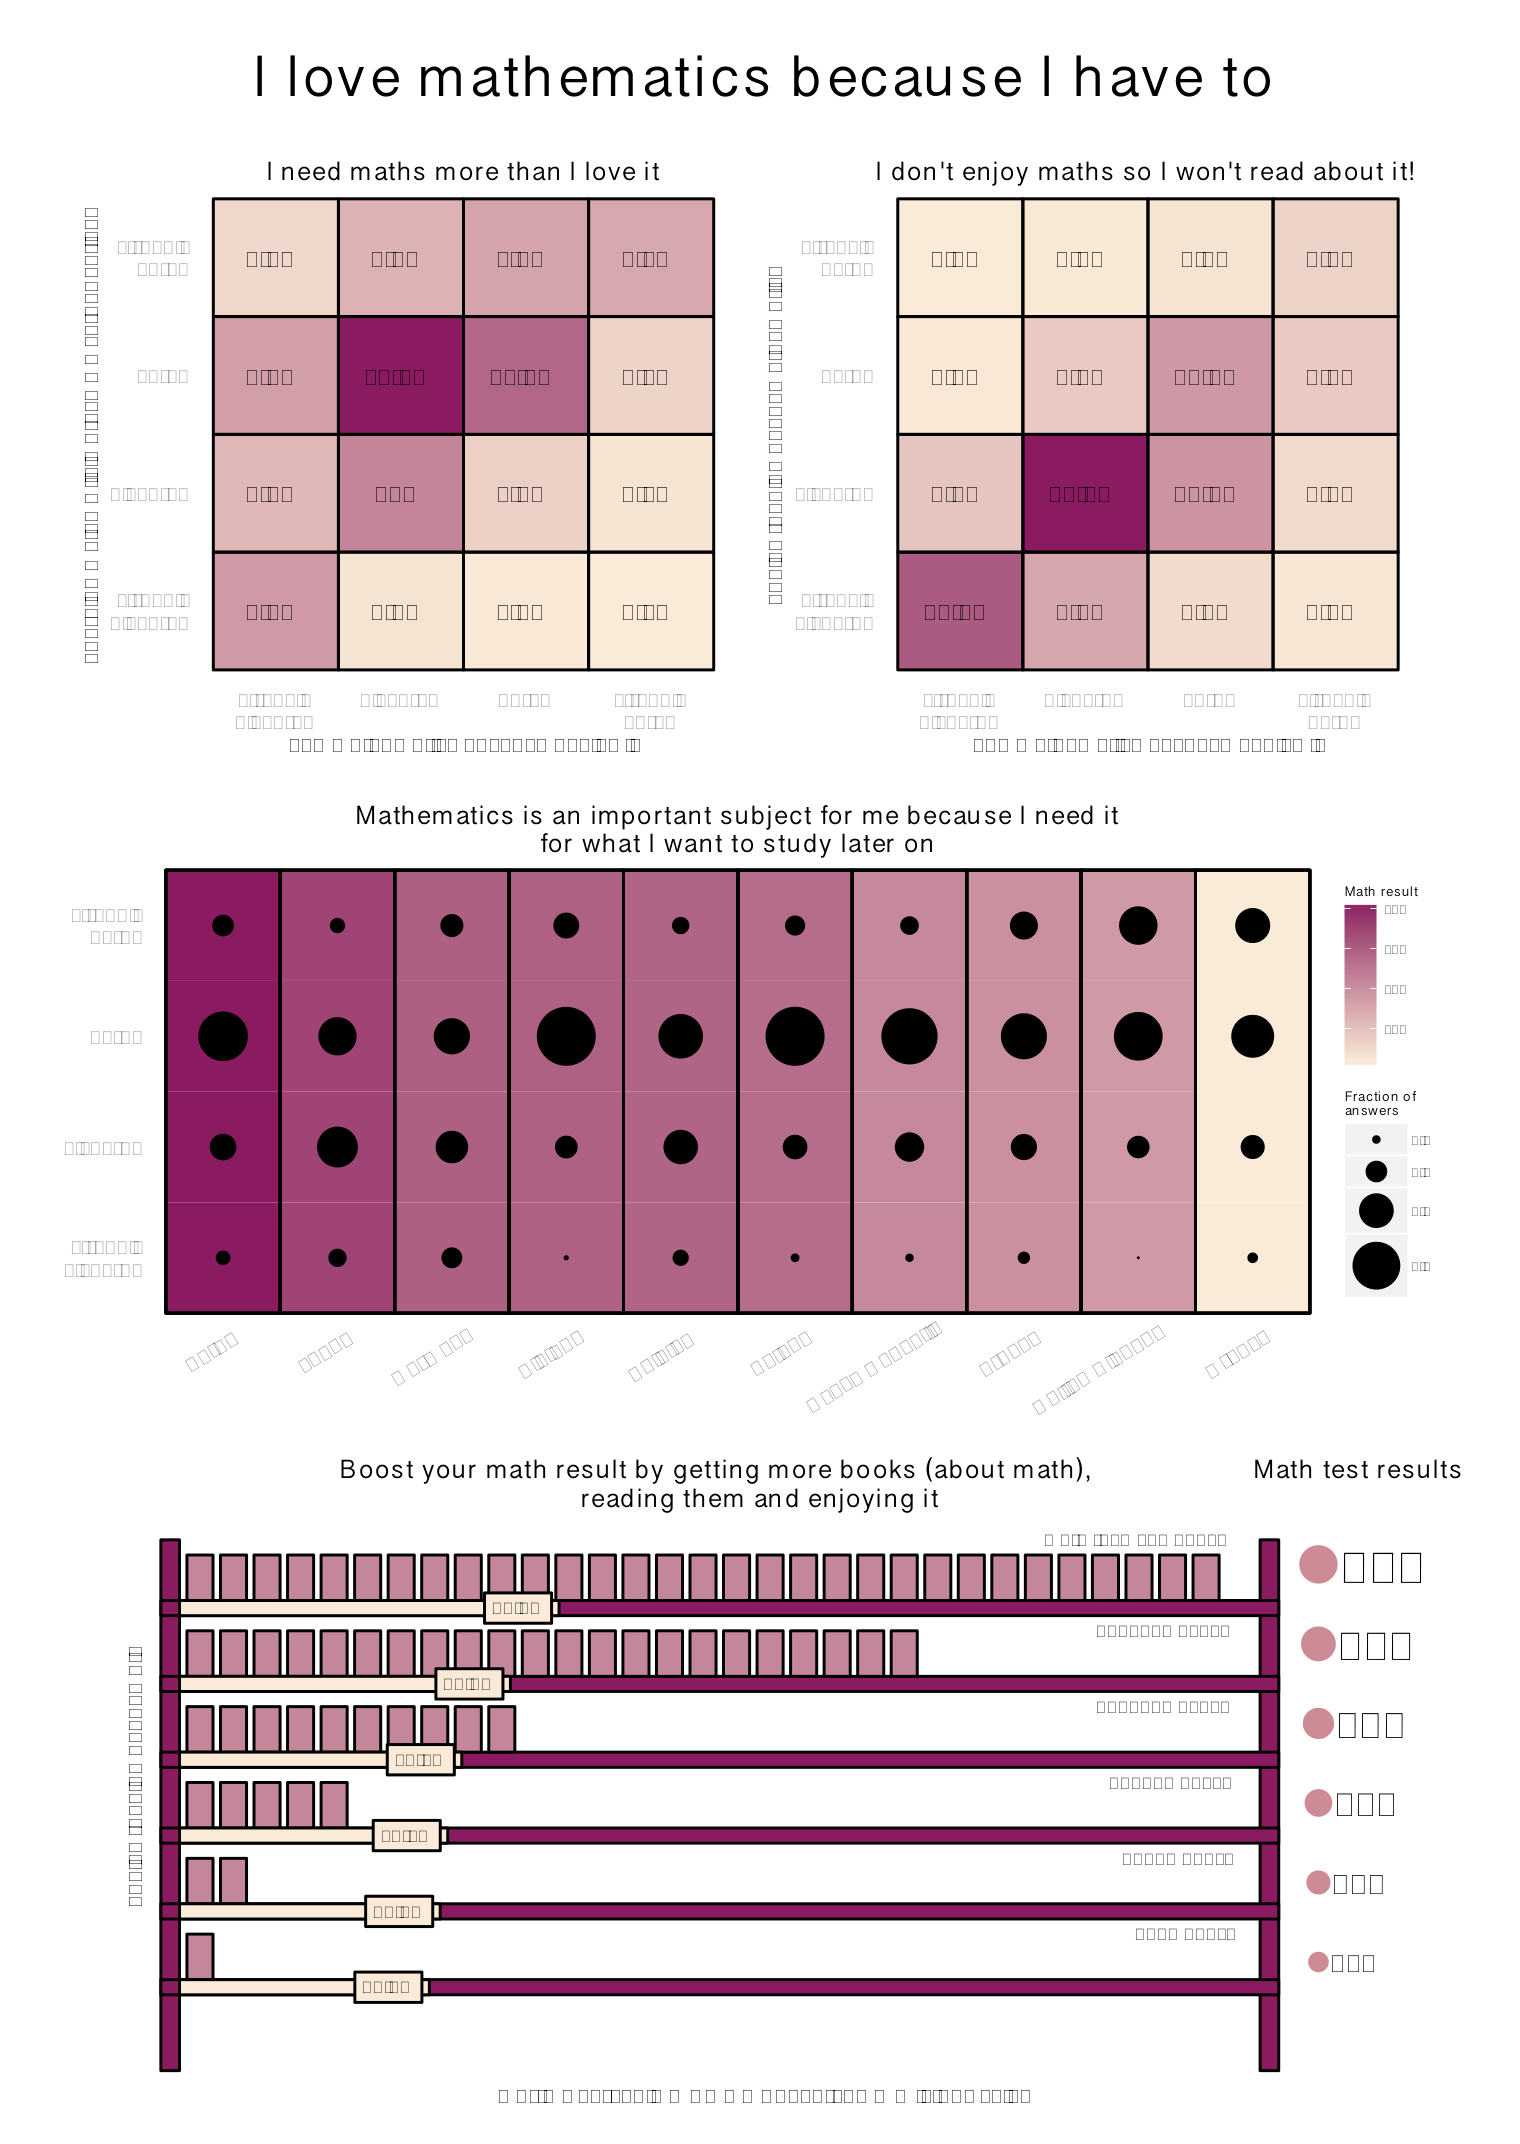

The R source for this figure:
# library(dplyr)
# library(ggplot2)
# library(Hmisc)
# library(gridExtra)
# 
# con <- url("http://biecek.pl/MIMUW/PISAeurope.rda")
# print(load(con))


############################################################################
############################################################################
########################################### wykres 5 #######################

#### przygotowanie danych ####
#head(pisa)
#02 moze byc
dane <- pisa[,c("CNT","ST29Q07","PV1MATH","W_FSTUWT")]
#head(dane)

dane1 <- dane[!is.na(dane[,2]),]
#head(dane1)

dane2 <- dane1 %>%
   group_by(CNT,ST29Q07) %>%
   summarise(math = weighted.mean(PV1MATH, W_FSTUWT, na.rm = TRUE),
             liczba=n()) 
#head(dane2)

dane3 <- dane1 %>%
   group_by(CNT) %>%
   summarise(math = weighted.mean(PV1MATH, W_FSTUWT, na.rm = TRUE),
             calosc=n()) 
#head(dane3)

dane4 <- data.frame(matrix(0,nrow(dane2),4))
names(dane4)<-c("CNT","ODP","math","liczba")
for (i in 1:nrow(dane2)){
   kraj <- levels(dane2$CNT)[dane2$CNT[i]]
   dane4[i,3]<- dane3[dane3$CNT==kraj,2]
   dane4[i,4] <- dane2$liczba[i]/dane3[dane3$CNT==kraj,3]
}

names(dane2)[2] <- "ODP"
dane4$CNT <- dane2$CNT
dane4$ODP <- dane2$ODP

dane4$reorder <- rep(c(1,2,3,4),10)
dane4$CNT <- reorder(dane4$CNT,-dane4$math)
dane4$ODP <- reorder(dane4$ODP,-dane4$reorder)
dane4$reorder <- NULL
#as.factor(dane4$ODP)

hihi<-as.data.frame(cbind(CNT=dane4$CNT,ODP=dane4$ODP))
hihi$math<-dane4$math
hihi$liczba<-dane4$liczba
#### przygotowanie wykresu (dane2) ####
w <- ggplot(dane4, aes(x=CNT, y=ODP)) + 
   ggtitle("Mathematics is an important subject for me because I need it
for what I want to study later on") +
   scale_y_discrete(labels = c("strongly\ndisagree","disagree","agree","strongly\nagree"))+
   theme(
      plot.title=element_text(face="bold",size=19),
      axis.title=element_blank(),
      panel.background=element_blank(),
      axis.text.x  = element_text(angle=32, hjust=0.8,size=16),
      axis.text.y  = element_text(size=15),
      axis.ticks = element_blank()
   )

ww <- w +  geom_tile(aes(fill=math)) + 
   scale_fill_gradient(low="antiquewhite", high="maroon4",name="Math result")

w5 <- ww +   geom_point(aes(size=liczba),col="black") + 
   scale_size_continuous(range = c(1, 20),name="Fraction of \nanswers") +
   geom_rect(data=hihi, size=1, fill=NA, colour="black",
             aes(xmin=CNT - 0.5, xmax=CNT + 0.5, 
                 ymin=1 - 0.5, ymax=4 + 0.5))

#w5
############################################################################
############################################################################
########################################### wykres 1 #######################

kw <- pisa[,c("ST29Q01","ST29Q02","ST29Q03","ST29Q04","ST29Q05",
              "ST29Q06","ST29Q07","ST29Q08","W_FSTUWT")]

names(kw) <- c("EnjoyRead","Effort","Forward","Enjoy","WorthIt",
               "Interested","Important","HelpJob","waga")

subkw <- kw[,c("Enjoy","WorthIt","waga")]

subkw1 <- subkw[as.logical((!is.na(subkw[,1]))*(!is.na(subkw[,2]))),]

d <- subkw1 %>%
   group_by(Enjoy,WorthIt) %>%
   summarise(n=sum(waga,na.rm=T))

d$n <- d$n/sum(d$n)
d$percent <- round(d$n*100,1)
d$pertext <- paste0(d$percent,"%")

d$Enjoy <- factor(d$Enjoy, rev(levels(d$Enjoy)))
d$WorthIt <- factor(d$WorthIt, rev(levels(d$WorthIt)))

hihi<-as.data.frame(cbind(Enjoy=d$Enjoy,WorthIt=d$WorthIt))
hihi$pertext <- d$pertext


g <- ggplot(d, aes(Enjoy, WorthIt,label=pertext))+
   ggtitle("I need maths more than I love it")+
   theme(panel.background=element_blank(),
         plot.title=element_text(face="bold",size=19),
         axis.text.x  = element_text(size=15),
         axis.text.y  = element_text(size=15),
         axis.ticks = element_blank(),
         axis.title.x=element_text(size=16),
         axis.title.y=element_text(size=16,vjust=1))+
   #theme(
   #panel.background=element_blank(),
   #plot.title=element_text(size=20) ) +
   scale_y_discrete(name="Learning maths will improve my career options",
                    labels = c("strongly\ndisagree","disagree","agree","strongly\nagree")) +
   scale_x_discrete(name="I do mathematics because I enjoy it",
                    labels = c("strongly\ndisagree","disagree","agree","strongly\nagree")) 

g1 <- g +  geom_raster(aes(fill=n)) +
   scale_fill_gradient(high="maroon4", low="antiquewhite",name="% of responses",guide=F) +
   geom_rect(data=hihi, size=1, fill=NA, colour="black",
             aes(xmin=Enjoy - 0.5, xmax=Enjoy + 0.5, 
                 ymin=WorthIt - 0.5, ymax=WorthIt + 0.5))
w1 <- g1 +  geom_text(colour="black",size=6.5)
#w1
###########
subkw <- kw[,c("Enjoy","EnjoyRead","waga")]

subkw1 <- subkw[as.logical((!is.na(subkw[,1]))*(!is.na(subkw[,2]))),]

d <- subkw1 %>%
   group_by(Enjoy,EnjoyRead) %>%
   summarise(n=sum(waga,na.rm=T))

d$n <- d$n/sum(d$n)
d$percent <- round(d$n*100,1)
d$pertext <- paste0(d$percent,"%")

d$Enjoy <- factor(d$Enjoy, rev(levels(d$Enjoy)))
d$EnjoyRead <- factor(d$EnjoyRead, rev(levels(d$EnjoyRead)))

hihi<-as.data.frame(cbind(Enjoy=d$Enjoy,EnjoyRead=d$EnjoyRead))
hihi$pertext <- d$pertext

gg <- ggplot(d, aes(Enjoy, EnjoyRead,label=pertext))+
   ggtitle("I don't enjoy maths so I won't read about it!")+
   theme(
      
      panel.background=element_blank(),
      plot.title=element_text(face="bold",size=19),
      axis.text.x  = element_text(size=15),
      axis.text.y  = element_text(size=15),
      axis.ticks = element_blank(),
      axis.title.x=element_text(size=16),
      axis.title.y=element_text(size=16,vjust=1)) +
   
   scale_y_discrete(name="I enjoy reading about mathematics",
                    labels = c("strongly\ndisagree","disagree","agree","strongly\nagree")) +
   scale_x_discrete(name="I do mathematics because I enjoy it",
                    labels = c("strongly\ndisagree","disagree","agree","strongly\nagree")) 


gg1 <- gg +  geom_raster(aes(fill=n),colour="black") +
   scale_fill_gradient(high="maroon4", low="antiquewhite",name="% of responses",guide=F) +
   geom_rect(data=hihi, size=1, fill=NA, colour="black",
             aes(xmin=Enjoy - 0.5, xmax=Enjoy + 0.5, 
                 ymin=EnjoyRead - 0.5, ymax=EnjoyRead + 0.5))
w2 <- gg1 +  geom_text(colour="black",size=6.5)
#w2

############################################################################
############################################################################
########################################### wykres 4 #######################

avgs2 <- 
   pisa %>% 
   group_by(ST28Q01) %>%
   summarise(math = wtd.mean(PV1MATH, W_FSTUWT, na.rm=TRUE),
             n = n())
avgs2 <- na.omit(avgs2)


mat<-avgs2$math
mat2<-mat/max(mat)
mat2<-2*round(mat2,digits=3)


################# ***********************************
a <- pisa[,c("ST28Q01","ST29Q01","ST29Q02","ST29Q03","ST29Q04","ST29Q05",
             "ST29Q06","ST29Q07","ST29Q08","W_FSTUWT")]
names(a) <- c("Books","EnjoyRead","Effort","Forward","Enjoy","WorthIt",
              "Interested","Important","HelpJob","waga")
sub_a <- a[,c("Books","EnjoyRead","waga")]
sub_aa <- sub_a[as.logical((!is.na(sub_a[,1]))*(!is.na(sub_a[,2]))),]
sub_aa[which(sub_aa[,2]=="Strongly disagree"),2]<-"Disagree"
sub_aa[which(sub_aa[,2]=="Strongly agree"),2]<-"Agree"
dd<- sub_aa %>%
   group_by(Books,EnjoyRead) %>%
   summarise(n=sum(waga,na.rm=T))
dd$pr <- dd$n/sum(dd$n)
dd$percent <- round(dd$pr*100,1)

agr<-dd$n[c(1,3,5,7,9,11)]
dis<-dd$n[c(2,4,6,8,10,12)]
sm<-agr+dis

enjoy1<-round((agr/sm),3)

######################################
#bks<-c(1,3,6,10,14,17)
bks<-c(0,1,4,9,21,30) #odpowiadaja prawdzie
bks<-bks+1
#####################################################
### szafka
#lewa sciana
h=7 #wysokosc szafki
w=3 #szerokosc szafki
x = c(0,0,0.05,0.05)
y = c(0,h,h,0)
#+prawa sciana
x = c(x, NA, w-0.05,w-0.05,w,w)
y = c(y, NA, 0, h, h, 0)
id=rep(0,length(x))

#polki s¹ co 1 okolo
for (i in 1:(h-1)){
   x = c(x, NA, 0,0,w,w)
   y = c(y, NA, i, i+0.2, i+0.2, i)
   id= c(id, rep(0,5))
}

# wyniki z matematyki/zmienna lubie/nie lubie
# zakladamy, ze jest ich tyle, co h
enjoy2<-0.1+enjoy1*(w-0.1)
for (i in 1:(h-1)){
   #x = c(x, NA, 0.1,0.1,mat2[i],mat2[i])
   x = c(x, NA, 0.05,0.05,enjoy2[i],enjoy2[i])
   y = c(y, NA, i, i+0.2, i+0.2, i)
   id= c(id, rep(2,5))
}

#prostokaty z procentami;
for (i in 1:(h-1)){
   x = c(x, NA, enjoy2[i]-0.2,enjoy2[i]-0.2,enjoy2[i]-0.02,enjoy2[i]-0.02)
   y = c(y, NA, i-0.1, i+0.3, i+0.3, i-0.1)
   id= c(id, rep(2,5))
}


# ksiazki
g<-round((w-0.1)/32,2) # grubosc ksiazki
k<-0.6
for (i in 1:(h-1)){
   for (j in 1:bks[i]){
      x = c(x, NA, 0.05+(j-1)*g+0.02,0.05+(j-1)*g+0.02,0.05+j*g,0.05+j*g)
      y = c(y, NA, i+0.2, i+0.2+k, i+0.2+k, i+0.2)
      id= c(id, rep(1,5))
   }
}


positions <- data.frame(
   x=x,y=y,id=id
)

bks2<-levels(avgs2$ST28Q01)

p1<-ggplot(positions, aes(x=x, y=y)) +
   #geom_polygon(fill="brown",color="black")
   geom_polygon(aes(fill=id,group=id),color="black",size=1)


#paste(round(mat),"pts")
w4<-p1+scale_fill_gradient(low="maroon4",high="antiquewhite")+ 
   annotate("text", x = c(enjoy2,rep(2.96,6)), y = c(1:6,1:5+0.7,6.9),
            #label = c(round(mat),bks2),hjust=1.2,vjust=-0.3,size=3
            label = c(paste(enjoy1*100,"%",sep=""),bks2),hjust=1.2,vjust=-0.1,size=5) +
   ggtitle("Boost your math result by getting more books (about math), 
           reading them and enjoying it")+
   #scale_y_discrete(name="I enjoy reading about math")+
   theme(legend.position = "none",panel.background=element_blank(),
         plot.background = element_blank()
         ,panel.grid.major = element_blank()
         ,panel.grid.minor = element_blank()
         ,panel.border = element_blank(),
         axis.line = element_blank(), 
         axis.text.x = element_blank(), 
         axis.text.y = element_blank(),
         axis.ticks = element_blank(),
         axis.title.x = element_blank(), 
         axis.title.y = element_blank(),
         plot.title=element_text(face="bold", size=19))
         #axis.title.y=element_text(size=16))


###############################
hh=7 #wysokosc szafki
ww=3 #szerokosc szafki
xx = c(0,0,0,0,0,0)
yy = c(1,2,3,4,5,6)
idd=c(1,2,3,4,5,6)

positions2 <- data.frame(
   xx=xx,yy=yy,idd=idd
)
positions2$mat<-round(mat)

p6<-ggplot(positions2, aes(x=xx, y=yy,size=idd,label=mat)) +
   geom_point(colour="lightpink3")+
   scale_size_continuous(range = c(7, 13),name="Fraction of \nanswers")+
   coord_cartesian(ylim = c(-0.7, 7),xlim=c(-0.25,0.5)) +
   geom_text(colour="black",hjust=-0.3)
#p6

w6<-p6+#scale_colour_gradient(low="antiquewhite",high="maroon4")+ 
   ggtitle("Math test results")+
   theme(legend.position = "none",panel.background=element_blank(),
         plot.background = element_blank()
         ,panel.grid.major = element_blank()
         ,panel.grid.minor = element_blank()
         ,panel.border = element_blank(),
         axis.line = element_blank(), 
         axis.text.x = element_blank(), 
         axis.text.y = element_blank(),
         axis.ticks = element_blank(),
         axis.title.x = element_blank(), 
         axis.title.y = element_blank(),
         plot.title=element_text(face="bold", size=19))
#w6
###############################


## prowizorycznie tytu³ ca³ej kartki
w0<-ggplot(positions, aes(x=x, y=y)) + geom_blank()  +
   ggtitle("I love mathematics because I have to")+
   scale_x_discrete(name="Marta Charchu³a & Emma Sanderson & Wiktor Ryciuk")+
   theme(legend.position = "none",panel.background=element_blank(),
         plot.background = element_blank()
         ,panel.grid.major = element_blank()
         ,panel.grid.minor = element_blank()
         ,panel.border = element_blank(),
         axis.line = element_blank(), 
         axis.text.x = element_blank(), 
         axis.text.y = element_blank(),
         axis.ticks = element_blank(), 
         axis.title.x = element_text(size=16), 
         axis.title.y = element_blank(),
         plot.title=element_text(size=42,face="bold"))
         
#####
         pp<-ggplot(positions2, aes(x=xx, y=yy)) +
            #geom_polygon(aes(fill=id,group=id))
            geom_blank()

         ww<-pp+scale_y_discrete(name="I enjoy reading about math")+
            theme(legend.position = "none",panel.background=element_blank(),
                  plot.background = element_blank()
                  ,panel.grid.major = element_blank()
                  ,panel.grid.minor = element_blank()
                  ,panel.border = element_blank(),
                  axis.line = element_blank(), 
                  axis.text.x = element_blank(), 
                  axis.text.y = element_blank(),
                  axis.ticks = element_blank(),
                  axis.title.x = element_blank(), 
                  #axis.title.y = element_blank(),
                  plot.title=element_text(face="bold", size=19),
                  axis.title.y=element_text(size=16))

############################################################################
########################################### ALL ############################
############################################################################
# G E N E R O W A N I E #######################################
###############################################################

##### WAZNE - eksportowac do PDF orientacji "Portrait", wymiary 15.21 x 21.45
grid.newpage() 
## tytul
print(w0, vp=viewport(x=0.5, y = 0.5, 
                      width=1, height=0.98))
## 1 
print(w1, vp=viewport(x=0.27, y=0.79,#y = 0.825, 
                      width=0.45, height=0.3))
## 2
print(w2, vp=viewport(x=0.72, y=0.79,#y = 0.825, 
                      width=0.45, height=0.3))

## 5 
print(w5, vp=viewport(x=0.5, y = 0.48, 
                      width=0.95, height=0.32))

## 4 
print(w4, vp=viewport(x=0.47, y = 0.17, 
                      width=0.85, height=0.33))

print(w6, vp=viewport(x=0.89, y = 0.17, 
                      width=0.2, height=0.33))
         
print(ww, vp=viewport(x=0.17, y = 0.17, 
                      width=0.2, height=0.33))


# Kosinski

daneMarcin <- dane4 %>% filter( ODP %in% c("Agree", "Strongly agree")) %>%
    group_by( CNT ) %>% mutate( proc = sum(liczba) ) %>% mutate( odp_do_sum = liczba/proc ) %>% filter( ODP %in% "Agree") #%>% rbind(
#      
#      dane4 %>% filter( ODP %in% c("Disagree", "Strongly disagree")) %>%
#        group_by( CNT ) %>% mutate( proc = sum(liczba) ) %>% filter( ODP %in% "Disagree")
#      
#      )
 
 daneMarcin
 
 wMarcin <- ggplot(daneMarcin, aes(x=proc, y=math, label=CNT))+
   geom_smooth(col="red", method="lm")+
   geom_point(size=10, aes(color=odp_do_sum))+xlab("Proportion of Students that Agree and Strongly Agree to all Students")+ylab("Mean Math Score in a Country")+
   ggtitle("Mathematics is an important subject for me because  \n I need it for what I want to study later on")+
   geom_text(aes(family="serif"), size=10, color="orange", hjust=c(0.5, 0.2,rep(0.5,2),1,rep(0.5,5)), vjust=1.4)+
   theme_bw(base_family = "serif", base_size = 28 )+theme(legend.title = element_text(face = "italic"))+
   scale_color_continuous(name="Agree to \n Agree +  \n Strongly Agree \n Proportion")
   
 wMarcin
 
